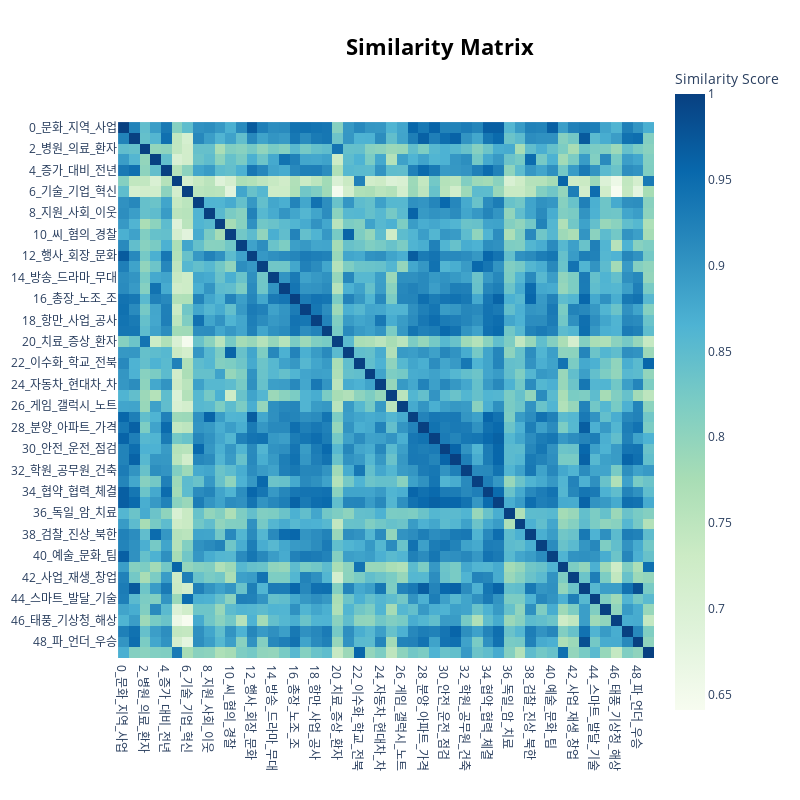

Notebook source saved alongside this figure:
### Code cell
# Visualize similarity using heatmap
model.visualize_heatmap()

### Figure 1 — Plotly figure (JSON) as saved in the notebook; plotly's stock layout.template omitted (floating-point values rounded to 4 significant figures; data arrays with more than 128 entries replaced by an {"elided": "..."} marker saying what was removed)
{"data": [{"coloraxis": "coloraxis", "hovertemplate": "x: %{x}<br>y: %{y}<br>Similarity Score: %{z}<extra></extra>", "name": "0", "type": "heatmap", "x": ["0_문화_지역_사업", "1_금리_하락_감소", "2_병원_의료_환자", "3_일본_당_대통령", "4_증가_대비_전년", "5_학생_교육_학교", "6_기술_기업_혁신", "7_안전_사고_발생", "8_지원_사회_이웃", "9_맛_맥주_커피", "10_씨_혐의_경찰", "11_정책_토론_토론회", "12_행사_회장_문화", "13_주택_사업_경제", "14_방송_드라마_무대", "15_협력_회담_대통령", "16_총장_노조_조", "17_베트남_수주_체결", "18_항만_사업_공사", "19_클라우드_서비스_보안", "20_치료_증상_환자", "21_경찰_씨_마약", "22_이수화_학교_전북", "23_브랜드_패션_화장품", "24_자동차_현대차_차", "25_농업_온실가스_음식물", "26_게임_갤럭시_노트", "27_주민_정신_동아리", "28_분양_아파트_가격", "29_분양_청년_감시", "30_안전_운전_점검", "31_복지_의회_감사", "32_학원_공무원_건축", "33_지원_주택_예산", "34_협약_협력_체결", "35_공원_정신_지역", "36_독일_암_치료", "37_숲_투어_산림", "38_검찰_진상_북한", "39_제품_생물_건강", "40_예술_문화_팀", "41_훈련_교육_학교", "42_사업_재생_창업", "43_등락_호가_원", "44_스마트_발달_기술", "45_총선_선거_출마", "46_태풍_기상청_해상", "47_개정_소음_의원", "48_파_언더_우승", "49_시험_학교_교사"], "xaxis": "x", "y": ["0_문화_지역_사업", "1_금리_하락_감소", "2_병원_의료_환자", "3_일본_당_대통령", "4_증가_대비_전년", "5_학생_교육_학교", "6_기술_기업_혁신", "7_안전_사고_발생", "8_지원_사회_이웃", "9_맛_맥주_커피", "10_씨_혐의_경찰", "11_정책_토론_토론회", "12_행사_회장_문화", "13_주택_사업_경제", "14_방송_드라마_무대", "15_협력_회담_대통령", "16_총장_노조_조", "17_베트남_수주_체결", "18_항만_사업_공사", "19_클라우드_서비스_보안", "20_치료_증상_환자", "21_경찰_씨_마약", "22_이수화_학교_전북", "23_브랜드_패션_화장품", "24_자동차_현대차_차", "25_농업_온실가스_음식물", "26_게임_갤럭시_노트", "27_주민_정신_동아리", "28_분양_아파트_가격", "29_분양_청년_감시", "30_안전_운전_점검", "31_복지_의회_감사", "32_학원_공무원_건축", "33_지원_주택_예산", "34_협약_협력_체결", "35_공원_정신_지역", "36_독일_암_치료", "37_숲_투어_산림", "38_검찰_진상_북한", "39_제품_생물_건강", "40_예술_문화_팀", "41_훈련_교육_학교", "42_사업_재생_창업", "43_등락_호가_원", "44_스마트_발달_기술", "45_총선_선거_출마", "46_태풍_기상청_해상", "47_개정_소음_의원", "48_파_언더_우승", "49_시험_학교_교사"], "yaxis": "y", "z": {"elided": "50x50 float values"}}], "layout": {"coloraxis": {"colorbar": {"title": {"text": "Similarity Score"}}, "colorscale": [[0, "rgb(247,252,240)"], [0.125, "rgb(224,243,219)"], [0.25, "rgb(204,235,197)"], [0.375, "rgb(168,221,181)"], [0.5, "rgb(123,204,196)"], [0.625, "rgb(78,179,211)"], [0.75, "rgb(43,140,190)"], [0.875, "rgb(8,104,172)"], [1, "rgb(8,64,129)"]]}, "height": 800, "hoverlabel": {"bgcolor": "white", "font": {"family": "Rockwell", "size": 16}}, "legend": {"title": {"text": "Trend"}}, "margin": {"t": 60}, "showlegend": true, "title": {"font": {"color": "Black", "size": 22}, "text": "<b>Similarity Matrix", "x": 0.55, "xanchor": "center", "y": 0.95, "yanchor": "top"}, "width": 800, "xaxis": {"anchor": "y", "constrain": "domain", "domain": [0, 1], "scaleanchor": "y"}, "yaxis": {"anchor": "x", "autorange": "reversed", "constrain": "domain", "domain": [0, 1]}}}
